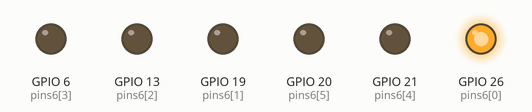
The program below on a simulated Raspberry Pi (BCM pin numbers). Parts: output pins drawn as LEDs (lit = HIGH). At 6.0 s the program stops and its outputs stay as they are.

Above: at 0.1 s.
At 1.1 s:
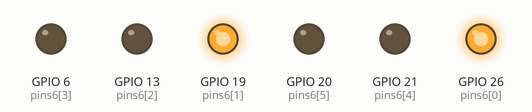
At 2.1 s:
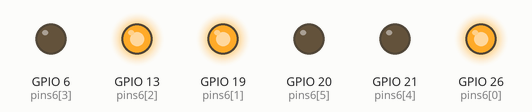
At 3.1 s:
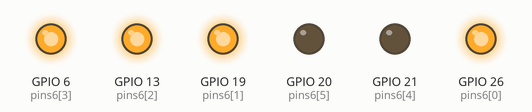
At 4.1 s:
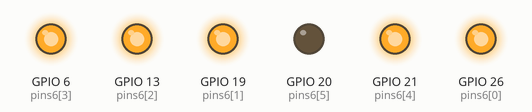
At 6.1 s:
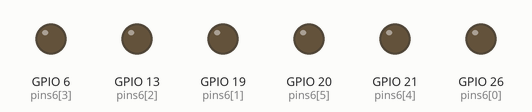
Timing chart, 0 to 7.5 s (numbered marks = the images above):
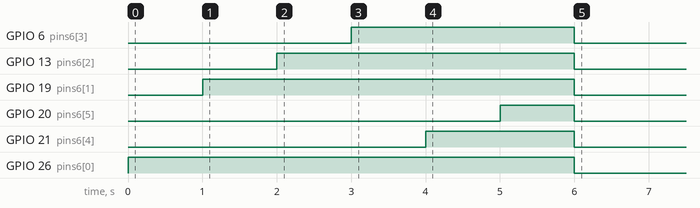

The program:

testLEDS.py
```python
#! /usr/bin/env python3

from gpiozero import *
from time import sleep
import mypins

leds = []

for x in mypins.pins6:
    leds.append(LED(x))

for x in leds:
    x.on()
    sleep(1)

for x in leds:
    x.off()
```

mypins.py
```python
pins6 = [26, 19, 13, 6, 21, 20]
```

Measured:
- by itself, GPIO 6 (pins6[3]): LOW → HIGH at 3.0 s, → LOW 3.0 s later
- by itself, GPIO 13 (pins6[2]): LOW → HIGH at 2.0 s, → LOW 4.0 s later
- by itself, GPIO 19 (pins6[1]): LOW → HIGH at 1.0 s, → LOW 5.0 s later
- by itself, GPIO 20 (pins6[5]): LOW → HIGH at 5.0 s, → LOW 1.0 s later
- by itself, GPIO 21 (pins6[4]): LOW → HIGH at 4.0 s, → LOW 2.0 s later
- by itself, GPIO 26 (pins6[0]): LOW → HIGH at 0.00 s, → LOW 6.0 s later
